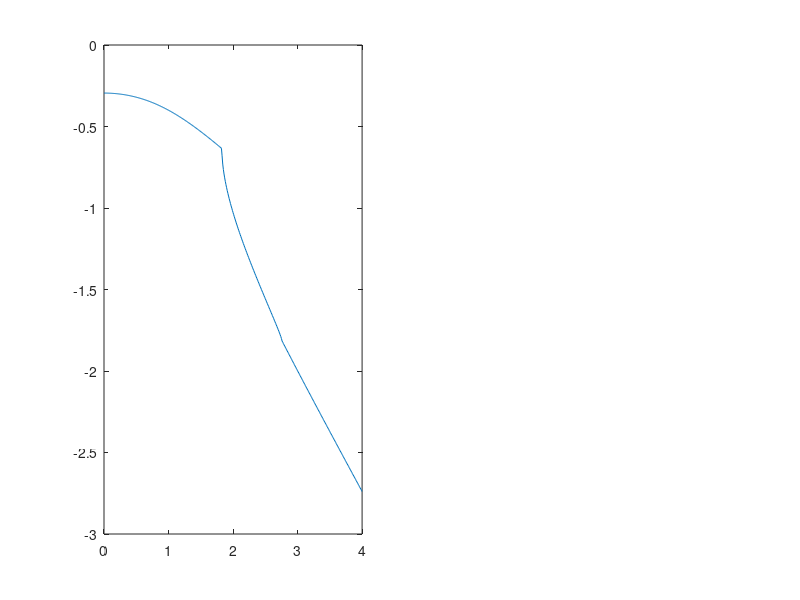
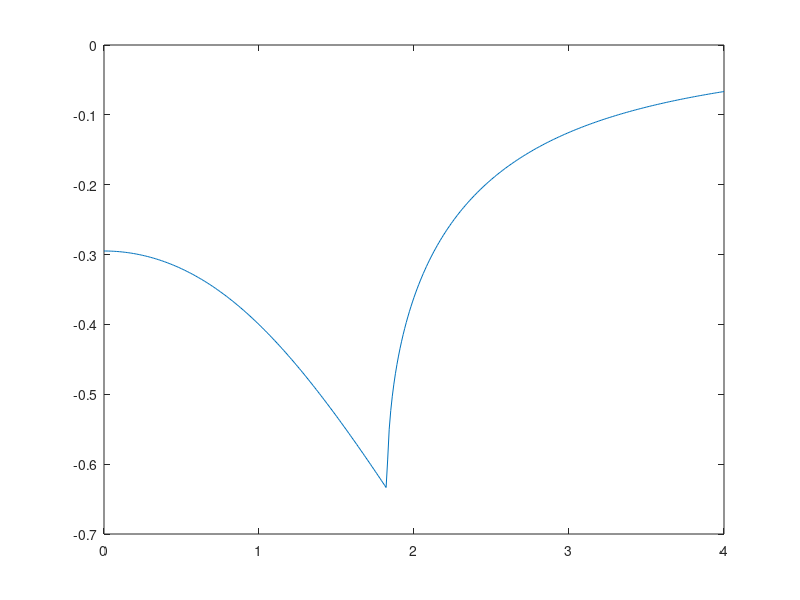
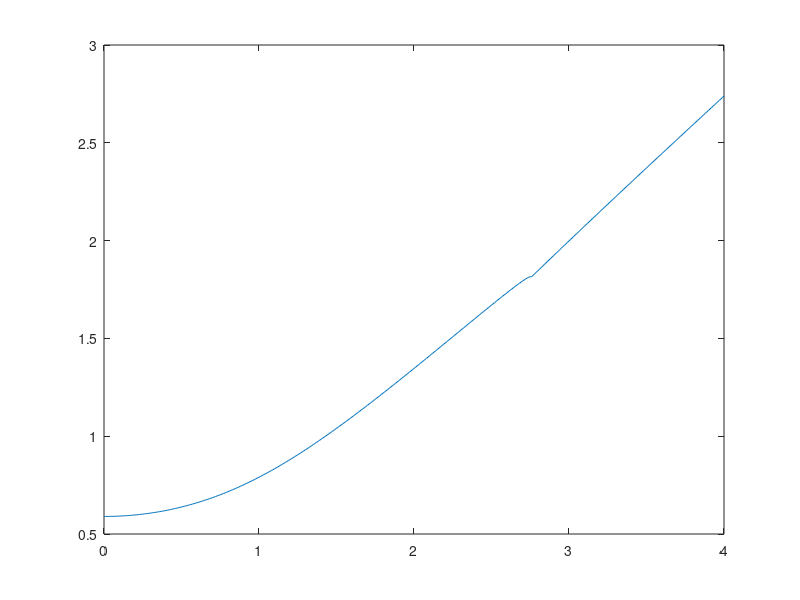
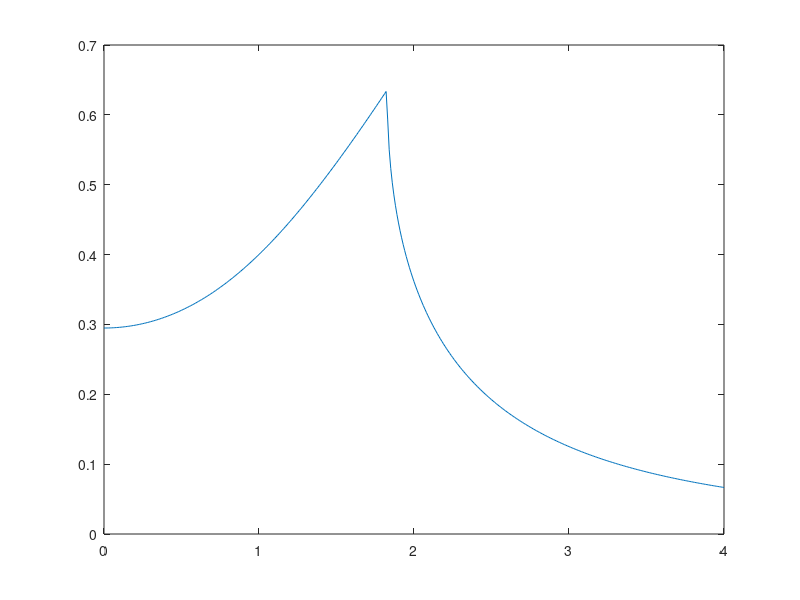

Here is the MATLAB script that generated these plots, in order:
function harm_undcoef
b=8/3;
a=1;
k=0.2;
B=1;
i=0;
I=sqrt(-1);
for w=0:0.01:4
%   (A1/B)^2=1/((a-w^2+0.75*b*A1^2)^2+(k*w)^2); 
    i=i+1;
    W(i)=w;
    A1(i)=-1/3*sqrt(2)*sqrt(b*(-24*w^2*a^2+8*a^3+24*w^4*a-72*k^2*w^4+72*k^2*w^2*a-8*w^6+81*B^2*b+3*sqrt(3)*sqrt(64*a^4*k^2*w^2+64*k^6*w^6+128*k^4*w^8+64*k^2*w^10-256*a^3*w^4*k^2+128*a^2*k^4*w^4+384*a^2*k^2*w^6-256*a*w^6*k^4-256*a*w^8*k^2+48*a^3*B^2*b-48*w^6*B^2*b+144*w^4*a*B^2*b-432*k^2*w^4*B^2*b+243*B^4*b^2-144*w^2*a^2*B^2*b+432*k^2*w^2*a*B^2*b))^(1/3)*(-12*k^2*w^2+(-24*w^2*a^2+8*a^3+24*w^4*a-72*k^2*w^4+72*k^2*w^2*a-8*w^6+81*B^2*b+3*sqrt(3)*sqrt(64*a^4*k^2*w^2+64*k^6*w^6+128*k^4*w^8+64*k^2*w^10-256*a^3*w^4*k^2+128*a^2*k^4*w^4+384*a^2*k^2*w^6-256*a*w^6*k^4-256*a*w^8*k^2+48*a^3*B^2*b-48*w^6*B^2*b+144*w^4*a*B^2*b-432*k^2*w^4*B^2*b+243*B^4*b^2-144*w^2*a^2*B^2*b+432*k^2*w^2*a*B^2*b))^(2/3)+4*a^2-8*a*w^2+4*w^4+4*(-24*w^2*a^2+8*a^3+24*w^4*a-72*k^2*w^4+72*k^2*w^2*a-8*w^6+81*B^2*b+3*sqrt(3)*sqrt(64*a^4*k^2*w^2+64*k^6*w^6+128*k^4*w^8+64*k^2*w^10-256*a^3*w^4*k^2+128*a^2*k^4*w^4+384*a^2*k^2*w^6-256*a*w^6*k^4-256*a*w^8*k^2+48*a^3*B^2*b-48*w^6*B^2*b+144*w^4*a*B^2*b-432*k^2*w^4*B^2*b+243*B^4*b^2-144*w^2*a^2*B^2*b+432*k^2*w^2*a*B^2*b))^(1/3)*w^2-4*(-24*w^2*a^2+8*a^3+24*w^4*a-72*k^2*w^4+72*k^2*w^2*a-8*w^6+81*B^2*b+3*sqrt(3)*sqrt(64*a^4*k^2*w^2+64*k^6*w^6+128*k^4*w^8+64*k^2*w^10-256*a^3*w^4*k^2+128*a^2*k^4*w^4+384*a^2*k^2*w^6-256*a*w^6*k^4-256*a*w^8*k^2+48*a^3*B^2*b-48*w^6*B^2*b+144*w^4*a*B^2*b-432*k^2*w^4*B^2*b+243*B^4*b^2-144*w^2*a^2*B^2*b+432*k^2*w^2*a*B^2*b))^(1/3)*a))/(b*(-24*w^2*a^2+8*a^3+24*w^4*a-72*k^2*w^4+72*k^2*w^2*a-8*w^6+81*B^2*b+3*sqrt(3)*sqrt(64*a^4*k^2*w^2+64*k^6*w^6+128*k^4*w^8+64*k^2*w^10-256*a^3*w^4*k^2+128*a^2*k^4*w^4+384*a^2*k^2*w^6-256*a*w^6*k^4-256*a*w^8*k^2+48*a^3*B^2*b-48*w^6*B^2*b+144*w^4*a*B^2*b-432*k^2*w^4*B^2*b+243*B^4*b^2-144*w^2*a^2*B^2*b+432*k^2*w^2*a*B^2*b))^(1/3));
    A2(i)=-1/3*sqrt(b*(-24*w^2*a^2+8*a^3+24*w^4*a-72*k^2*w^4+72*k^2*w^2*a-8*w^6+81*B^2*b+3*sqrt(3)*sqrt(64*a^4*k^2*w^2+64*k^6*w^6+128*k^4*w^8+64*k^2*w^10-256*a^3*w^4*k^2+128*a^2*k^4*w^4+384*a^2*k^2*w^6-256*a*w^6*k^4-256*a*w^8*k^2+48*a^3*B^2*b-48*w^6*B^2*b+144*w^4*a*B^2*b-432*k^2*w^4*B^2*b+243*B^4*b^2-144*w^2*a^2*B^2*b+432*k^2*w^2*a*B^2*b))^(1/3)*(-(-24*w^2*a^2+8*a^3+24*w^4*a-72*k^2*w^4+72*k^2*w^2*a-8*w^6+81*B^2*b+3*sqrt(3)*sqrt(64*a^4*k^2*w^2+64*k^6*w^6+128*k^4*w^8+64*k^2*w^10-256*a^3*w^4*k^2+128*a^2*k^4*w^4+384*a^2*k^2*w^6-256*a*w^6*k^4-256*a*w^8*k^2+48*a^3*B^2*b-48*w^6*B^2*b+144*w^4*a*B^2*b-432*k^2*w^4*B^2*b+243*B^4*b^2-144*w^2*a^2*B^2*b+432*k^2*w^2*a*B^2*b))^(2/3)-4*a^2+8*a*w^2+12*k^2*w^2-4*w^4+8*(-24*w^2*a^2+8*a^3+24*w^4*a-72*k^2*w^4+72*k^2*w^2*a-8*w^6+81*B^2*b+3*sqrt(3)*sqrt(64*a^4*k^2*w^2+64*k^6*w^6+128*k^4*w^8+64*k^2*w^10-256*a^3*w^4*k^2+128*a^2*k^4*w^4+384*a^2*k^2*w^6-256*a*w^6*k^4-256*a*w^8*k^2+48*a^3*B^2*b-48*w^6*B^2*b+144*w^4*a*B^2*b-432*k^2*w^4*B^2*b+243*B^4*b^2-144*w^2*a^2*B^2*b+432*k^2*w^2*a*B^2*b))^(1/3)*w^2-8*(-24*w^2*a^2+8*a^3+24*w^4*a-72*k^2*w^4+72*k^2*w^2*a-8*w^6+81*B^2*b+3*sqrt(3)*sqrt(64*a^4*k^2*w^2+64*k^6*w^6+128*k^4*w^8+64*k^2*w^10-256*a^3*w^4*k^2+128*a^2*k^4*w^4+384*a^2*k^2*w^6-256*a*w^6*k^4-256*a*w^8*k^2+48*a^3*B^2*b-48*w^6*B^2*b+144*w^4*a*B^2*b-432*k^2*w^4*B^2*b+243*B^4*b^2-144*w^2*a^2*B^2*b+432*k^2*w^2*a*B^2*b))^(1/3)*a-I*sqrt(3)*(-24*w^2*a^2+8*a^3+24*w^4*a-72*k^2*w^4+72*k^2*w^2*a-8*w^6+81*B^2*b+3*sqrt(3)*sqrt(64*a^4*k^2*w^2+64*k^6*w^6+128*k^4*w^8+64*k^2*w^10-256*a^3*w^4*k^2+128*a^2*k^4*w^4+384*a^2*k^2*w^6-256*a*w^6*k^4-256*a*w^8*k^2+48*a^3*B^2*b-48*w^6*B^2*b+144*w^4*a*B^2*b-432*k^2*w^4*B^2*b+243*B^4*b^2-144*w^2*a^2*B^2*b+432*k^2*w^2*a*B^2*b))^(2/3)+4*I*sqrt(3)*a^2-8*I*sqrt(3)*a*w^2-12*I*sqrt(3)*k^2*w^2+4*I*sqrt(3)*w^4))/(b*(-24*w^2*a^2+8*a^3+24*w^4*a-72*k^2*w^4+72*k^2*w^2*a-8*w^6+81*B^2*b+3*sqrt(3)*sqrt(64*a^4*k^2*w^2+64*k^6*w^6+128*k^4*w^8+64*k^2*w^10-256*a^3*w^4*k^2+128*a^2*k^4*w^4+384*a^2*k^2*w^6-256*a*w^6*k^4-256*a*w^8*k^2+48*a^3*B^2*b-48*w^6*B^2*b+144*w^4*a*B^2*b-432*k^2*w^4*B^2*b+243*B^4*b^2-144*w^2*a^2*B^2*b+432*k^2*w^2*a*B^2*b))^(1/3));
    A3(i)=-1/3*sqrt(-b*(-24*w^2*a^2+8*a^3+24*w^4*a-72*k^2*w^4+72*k^2*w^2*a-8*w^6+81*B^2*b+3*sqrt(3)*sqrt(64*a^4*k^2*w^2+64*k^6*w^6+128*k^4*w^8+64*k^2*w^10-256*a^3*w^4*k^2+128*a^2*k^4*w^4+384*a^2*k^2*w^6-256*a*w^6*k^4-256*a*w^8*k^2+48*a^3*B^2*b-48*w^6*B^2*b+144*w^4*a*B^2*b-432*k^2*w^4*B^2*b+243*B^4*b^2-144*w^2*a^2*B^2*b+432*k^2*w^2*a*B^2*b))^(1/3)*((-24*w^2*a^2+8*a^3+24*w^4*a-72*k^2*w^4+72*k^2*w^2*a-8*w^6+81*B^2*b+3*sqrt(3)*sqrt(64*a^4*k^2*w^2+64*k^6*w^6+128*k^4*w^8+64*k^2*w^10-256*a^3*w^4*k^2+128*a^2*k^4*w^4+384*a^2*k^2*w^6-256*a*w^6*k^4-256*a*w^8*k^2+48*a^3*B^2*b-48*w^6*B^2*b+144*w^4*a*B^2*b-432*k^2*w^4*B^2*b+243*B^4*b^2-144*w^2*a^2*B^2*b+432*k^2*w^2*a*B^2*b))^(2/3)+4*a^2-8*a*w^2-12*k^2*w^2+4*w^4-8*(-24*w^2*a^2+8*a^3+24*w^4*a-72*k^2*w^4+72*k^2*w^2*a-8*w^6+81*B^2*b+3*sqrt(3)*sqrt(64*a^4*k^2*w^2+64*k^6*w^6+128*k^4*w^8+64*k^2*w^10-256*a^3*w^4*k^2+128*a^2*k^4*w^4+384*a^2*k^2*w^6-256*a*w^6*k^4-256*a*w^8*k^2+48*a^3*B^2*b-48*w^6*B^2*b+144*w^4*a*B^2*b-432*k^2*w^4*B^2*b+243*B^4*b^2-144*w^2*a^2*B^2*b+432*k^2*w^2*a*B^2*b))^(1/3)*w^2+8*(-24*w^2*a^2+8*a^3+24*w^4*a-72*k^2*w^4+72*k^2*w^2*a-8*w^6+81*B^2*b+3*sqrt(3)*sqrt(64*a^4*k^2*w^2+64*k^6*w^6+128*k^4*w^8+64*k^2*w^10-256*a^3*w^4*k^2+128*a^2*k^4*w^4+384*a^2*k^2*w^6-256*a*w^6*k^4-256*a*w^8*k^2+48*a^3*B^2*b-48*w^6*B^2*b+144*w^4*a*B^2*b-432*k^2*w^4*B^2*b+243*B^4*b^2-144*w^2*a^2*B^2*b+432*k^2*w^2*a*B^2*b))^(1/3)*a-I*sqrt(3)*(-24*w^2*a^2+8*a^3+24*w^4*a-72*k^2*w^4+72*k^2*w^2*a-8*w^6+81*B^2*b+3*sqrt(3)*sqrt(64*a^4*k^2*w^2+64*k^6*w^6+128*k^4*w^8+64*k^2*w^10-256*a^3*w^4*k^2+128*a^2*k^4*w^4+384*a^2*k^2*w^6-256*a*w^6*k^4-256*a*w^8*k^2+48*a^3*B^2*b-48*w^6*B^2*b+144*w^4*a*B^2*b-432*k^2*w^4*B^2*b+243*B^4*b^2-144*w^2*a^2*B^2*b+432*k^2*w^2*a*B^2*b))^(2/3)+4*I*sqrt(3)*a^2-8*I*sqrt(3)*a*w^2-12*I*sqrt(3)*k^2*w^2+4*I*sqrt(3)*w^4))/(b*(-24*w^2*a^2+8*a^3+24*w^4*a-72*k^2*w^4+72*k^2*w^2*a-8*w^6+81*B^2*b+3*sqrt(3)*sqrt(64*a^4*k^2*w^2+64*k^6*w^6+128*k^4*w^8+64*k^2*w^10-256*a^3*w^4*k^2+128*a^2*k^4*w^4+384*a^2*k^2*w^6-256*a*w^6*k^4-256*a*w^8*k^2+48*a^3*B^2*b-48*w^6*B^2*b+144*w^4*a*B^2*b-432*k^2*w^4*B^2*b+243*B^4*b^2-144*w^2*a^2*B^2*b+432*k^2*w^2*a*B^2*b))^(1/3));
    A4(i)=1/3*sqrt(2)*sqrt(b*(-24*w^2*a^2+8*a^3+24*w^4*a-72*k^2*w^4+72*k^2*w^2*a-8*w^6+81*B^2*b+3*sqrt(3)*sqrt(64*a^4*k^2*w^2+64*k^6*w^6+128*k^4*w^8+64*k^2*w^10-256*a^3*w^4*k^2+128*a^2*k^4*w^4+384*a^2*k^2*w^6-256*a*w^6*k^4-256*a*w^8*k^2+48*a^3*B^2*b-48*w^6*B^2*b+144*w^4*a*B^2*b-432*k^2*w^4*B^2*b+243*B^4*b^2-144*w^2*a^2*B^2*b+432*k^2*w^2*a*B^2*b))^(1/3)*(-12*k^2*w^2+(-24*w^2*a^2+8*a^3+24*w^4*a-72*k^2*w^4+72*k^2*w^2*a-8*w^6+81*B^2*b+3*sqrt(3)*sqrt(64*a^4*k^2*w^2+64*k^6*w^6+128*k^4*w^8+64*k^2*w^10-256*a^3*w^4*k^2+128*a^2*k^4*w^4+384*a^2*k^2*w^6-256*a*w^6*k^4-256*a*w^8*k^2+48*a^3*B^2*b-48*w^6*B^2*b+144*w^4*a*B^2*b-432*k^2*w^4*B^2*b+243*B^4*b^2-144*w^2*a^2*B^2*b+432*k^2*w^2*a*B^2*b))^(2/3)+4*a^2-8*a*w^2+4*w^4+4*(-24*w^2*a^2+8*a^3+24*w^4*a-72*k^2*w^4+72*k^2*w^2*a-8*w^6+81*B^2*b+3*sqrt(3)*sqrt(64*a^4*k^2*w^2+64*k^6*w^6+128*k^4*w^8+64*k^2*w^10-256*a^3*w^4*k^2+128*a^2*k^4*w^4+384*a^2*k^2*w^6-256*a*w^6*k^4-256*a*w^8*k^2+48*a^3*B^2*b-48*w^6*B^2*b+144*w^4*a*B^2*b-432*k^2*w^4*B^2*b+243*B^4*b^2-144*w^2*a^2*B^2*b+432*k^2*w^2*a*B^2*b))^(1/3)*w^2-4*(-24*w^2*a^2+8*a^3+24*w^4*a-72*k^2*w^4+72*k^2*w^2*a-8*w^6+81*B^2*b+3*sqrt(3)*sqrt(64*a^4*k^2*w^2+64*k^6*w^6+128*k^4*w^8+64*k^2*w^10-256*a^3*w^4*k^2+128*a^2*k^4*w^4+384*a^2*k^2*w^6-256*a*w^6*k^4-256*a*w^8*k^2+48*a^3*B^2*b-48*w^6*B^2*b+144*w^4*a*B^2*b-432*k^2*w^4*B^2*b+243*B^4*b^2-144*w^2*a^2*B^2*b+432*k^2*w^2*a*B^2*b))^(1/3)*a))/(b*(-24*w^2*a^2+8*a^3+24*w^4*a-72*k^2*w^4+72*k^2*w^2*a-8*w^6+81*B^2*b+3*sqrt(3)*sqrt(64*a^4*k^2*w^2+64*k^6*w^6+128*k^4*w^8+64*k^2*w^10-256*a^3*w^4*k^2+128*a^2*k^4*w^4+384*a^2*k^2*w^6-256*a*w^6*k^4-256*a*w^8*k^2+48*a^3*B^2*b-48*w^6*B^2*b+144*w^4*a*B^2*b-432*k^2*w^4*B^2*b+243*B^4*b^2-144*w^2*a^2*B^2*b+432*k^2*w^2*a*B^2*b))^(1/3));    
    A5(i)=1/3*sqrt(-b*(-24*w^2*a^2+8*a^3+24*w^4*a-72*k^2*w^4+72*k^2*w^2*a-8*w^6+81*B^2*b+3*sqrt(3)*sqrt(64*a^4*k^2*w^2+64*k^6*w^6+128*k^4*w^8+64*k^2*w^10-256*a^3*w^4*k^2+128*a^2*k^4*w^4+384*a^2*k^2*w^6-256*a*w^6*k^4-256*a*w^8*k^2+48*a^3*B^2*b-48*w^6*B^2*b+144*w^4*a*B^2*b-432*k^2*w^4*B^2*b+243*B^4*b^2-144*w^2*a^2*B^2*b+432*k^2*w^2*a*B^2*b))^(1/3)*((-24*w^2*a^2+8*a^3+24*w^4*a-72*k^2*w^4+72*k^2*w^2*a-8*w^6+81*B^2*b+3*sqrt(3)*sqrt(64*a^4*k^2*w^2+64*k^6*w^6+128*k^4*w^8+64*k^2*w^10-256*a^3*w^4*k^2+128*a^2*k^4*w^4+384*a^2*k^2*w^6-256*a*w^6*k^4-256*a*w^8*k^2+48*a^3*B^2*b-48*w^6*B^2*b+144*w^4*a*B^2*b-432*k^2*w^4*B^2*b+243*B^4*b^2-144*w^2*a^2*B^2*b+432*k^2*w^2*a*B^2*b))^(2/3)+4*a^2-8*a*w^2-12*k^2*w^2+4*w^4-8*(-24*w^2*a^2+8*a^3+24*w^4*a-72*k^2*w^4+72*k^2*w^2*a-8*w^6+81*B^2*b+3*sqrt(3)*sqrt(64*a^4*k^2*w^2+64*k^6*w^6+128*k^4*w^8+64*k^2*w^10-256*a^3*w^4*k^2+128*a^2*k^4*w^4+384*a^2*k^2*w^6-256*a*w^6*k^4-256*a*w^8*k^2+48*a^3*B^2*b-48*w^6*B^2*b+144*w^4*a*B^2*b-432*k^2*w^4*B^2*b+243*B^4*b^2-144*w^2*a^2*B^2*b+432*k^2*w^2*a*B^2*b))^(1/3)*w^2+8*(-24*w^2*a^2+8*a^3+24*w^4*a-72*k^2*w^4+72*k^2*w^2*a-8*w^6+81*B^2*b+3*sqrt(3)*sqrt(64*a^4*k^2*w^2+64*k^6*w^6+128*k^4*w^8+64*k^2*w^10-256*a^3*w^4*k^2+128*a^2*k^4*w^4+384*a^2*k^2*w^6-256*a*w^6*k^4-256*a*w^8*k^2+48*a^3*B^2*b-48*w^6*B^2*b+144*w^4*a*B^2*b-432*k^2*w^4*B^2*b+243*B^4*b^2-144*w^2*a^2*B^2*b+432*k^2*w^2*a*B^2*b))^(1/3)*a-I*sqrt(3)*(-24*w^2*a^2+8*a^3+24*w^4*a-72*k^2*w^4+72*k^2*w^2*a-8*w^6+81*B^2*b+3*sqrt(3)*sqrt(64*a^4*k^2*w^2+64*k^6*w^6+128*k^4*w^8+64*k^2*w^10-256*a^3*w^4*k^2+128*a^2*k^4*w^4+384*a^2*k^2*w^6-256*a*w^6*k^4-256*a*w^8*k^2+48*a^3*B^2*b-48*w^6*B^2*b+144*w^4*a*B^2*b-432*k^2*w^4*B^2*b+243*B^4*b^2-144*w^2*a^2*B^2*b+432*k^2*w^2*a*B^2*b))^(2/3)+4*I*sqrt(3)*a^2-8*I*sqrt(3)*a*w^2-12*I*sqrt(3)*k^2*w^2+4*I*sqrt(3)*w^4))/(b*(-24*w^2*a^2+8*a^3+24*w^4*a-72*k^2*w^4+72*k^2*w^2*a-8*w^6+81*B^2*b+3*sqrt(3)*sqrt(64*a^4*k^2*w^2+64*k^6*w^6+128*k^4*w^8+64*k^2*w^10-256*a^3*w^4*k^2+128*a^2*k^4*w^4+384*a^2*k^2*w^6-256*a*w^6*k^4-256*a*w^8*k^2+48*a^3*B^2*b-48*w^6*B^2*b+144*w^4*a*B^2*b-432*k^2*w^4*B^2*b+243*B^4*b^2-144*w^2*a^2*B^2*b+432*k^2*w^2*a*B^2*b))^(1/3));
    A6(i)=1/3*sqrt(b*(-24*w^2*a^2+8*a^3+24*w^4*a-72*k^2*w^4+72*k^2*w^2*a-8*w^6+81*B^2*b+3*sqrt(3)*sqrt(64*a^4*k^2*w^2+64*k^6*w^6+128*k^4*w^8+64*k^2*w^10-256*a^3*w^4*k^2+128*a^2*k^4*w^4+384*a^2*k^2*w^6-256*a*w^6*k^4-256*a*w^8*k^2+48*a^3*B^2*b-48*w^6*B^2*b+144*w^4*a*B^2*b-432*k^2*w^4*B^2*b+243*B^4*b^2-144*w^2*a^2*B^2*b+432*k^2*w^2*a*B^2*b))^(1/3)*(-(-24*w^2*a^2+8*a^3+24*w^4*a-72*k^2*w^4+72*k^2*w^2*a-8*w^6+81*B^2*b+3*sqrt(3)*sqrt(64*a^4*k^2*w^2+64*k^6*w^6+128*k^4*w^8+64*k^2*w^10-256*a^3*w^4*k^2+128*a^2*k^4*w^4+384*a^2*k^2*w^6-256*a*w^6*k^4-256*a*w^8*k^2+48*a^3*B^2*b-48*w^6*B^2*b+144*w^4*a*B^2*b-432*k^2*w^4*B^2*b+243*B^4*b^2-144*w^2*a^2*B^2*b+432*k^2*w^2*a*B^2*b))^(2/3)-4*a^2+8*a*w^2+12*k^2*w^2-4*w^4+8*(-24*w^2*a^2+8*a^3+24*w^4*a-72*k^2*w^4+72*k^2*w^2*a-8*w^6+81*B^2*b+3*sqrt(3)*sqrt(64*a^4*k^2*w^2+64*k^6*w^6+128*k^4*w^8+64*k^2*w^10-256*a^3*w^4*k^2+128*a^2*k^4*w^4+384*a^2*k^2*w^6-256*a*w^6*k^4-256*a*w^8*k^2+48*a^3*B^2*b-48*w^6*B^2*b+144*w^4*a*B^2*b-432*k^2*w^4*B^2*b+243*B^4*b^2-144*w^2*a^2*B^2*b+432*k^2*w^2*a*B^2*b))^(1/3)*w^2-8*(-24*w^2*a^2+8*a^3+24*w^4*a-72*k^2*w^4+72*k^2*w^2*a-8*w^6+81*B^2*b+3*sqrt(3)*sqrt(64*a^4*k^2*w^2+64*k^6*w^6+128*k^4*w^8+64*k^2*w^10-256*a^3*w^4*k^2+128*a^2*k^4*w^4+384*a^2*k^2*w^6-256*a*w^6*k^4-256*a*w^8*k^2+48*a^3*B^2*b-48*w^6*B^2*b+144*w^4*a*B^2*b-432*k^2*w^4*B^2*b+243*B^4*b^2-144*w^2*a^2*B^2*b+432*k^2*w^2*a*B^2*b))^(1/3)*a-I*sqrt(3)*(-24*w^2*a^2+8*a^3+24*w^4*a-72*k^2*w^4+72*k^2*w^2*a-8*w^6+81*B^2*b+3*sqrt(3)*sqrt(64*a^4*k^2*w^2+64*k^6*w^6+128*k^4*w^8+64*k^2*w^10-256*a^3*w^4*k^2+128*a^2*k^4*w^4+384*a^2*k^2*w^6-256*a*w^6*k^4-256*a*w^8*k^2+48*a^3*B^2*b-48*w^6*B^2*b+144*w^4*a*B^2*b-432*k^2*w^4*B^2*b+243*B^4*b^2-144*w^2*a^2*B^2*b+432*k^2*w^2*a*B^2*b))^(2/3)+4*I*sqrt(3)*a^2-8*I*sqrt(3)*a*w^2-12*I*sqrt(3)*k^2*w^2+4*I*sqrt(3)*w^4))/(b*(-24*w^2*a^2+8*a^3+24*w^4*a-72*k^2*w^4+72*k^2*w^2*a-8*w^6+81*B^2*b+3*sqrt(3)*sqrt(64*a^4*k^2*w^2+64*k^6*w^6+128*k^4*w^8+64*k^2*w^10-256*a^3*w^4*k^2+128*a^2*k^4*w^4+384*a^2*k^2*w^6-256*a*w^6*k^4-256*a*w^8*k^2+48*a^3*B^2*b-48*w^6*B^2*b+144*w^4*a*B^2*b-432*k^2*w^4*B^2*b+243*B^4*b^2-144*w^2*a^2*B^2*b+432*k^2*w^2*a*B^2*b))^(1/3));

end
subplot(1,1,1);
plot(W,A1);
subplot(1,2,1);
plot(W,A2);
 figure(3);
plot(W,A3);
 figure(4);
plot(W,A4);
 figure(5);
plot(W,A5);
 figure(6);
plot(W,A6);
